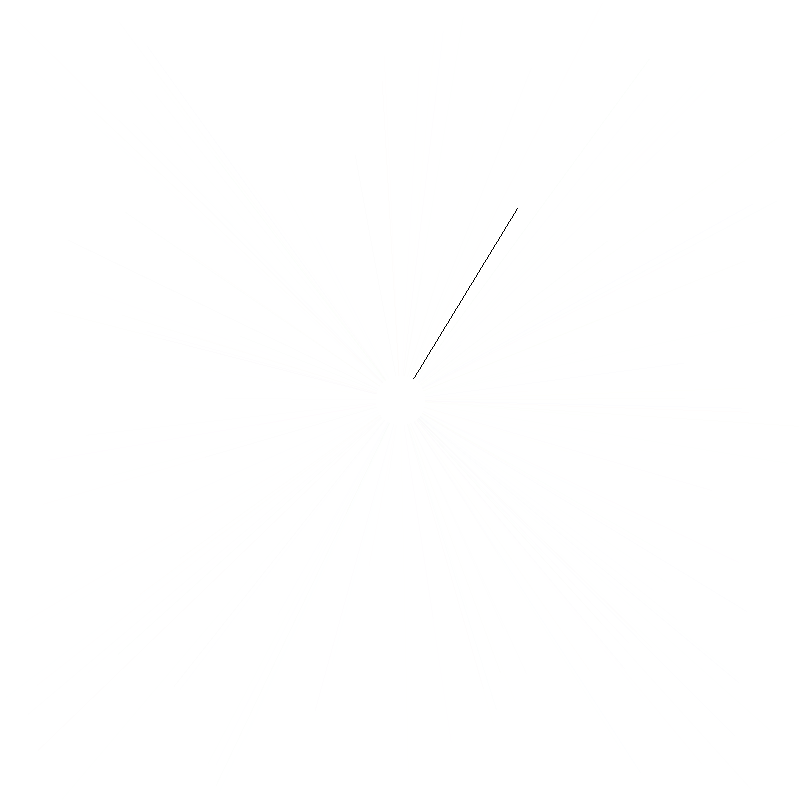
Frame 1 (no input)
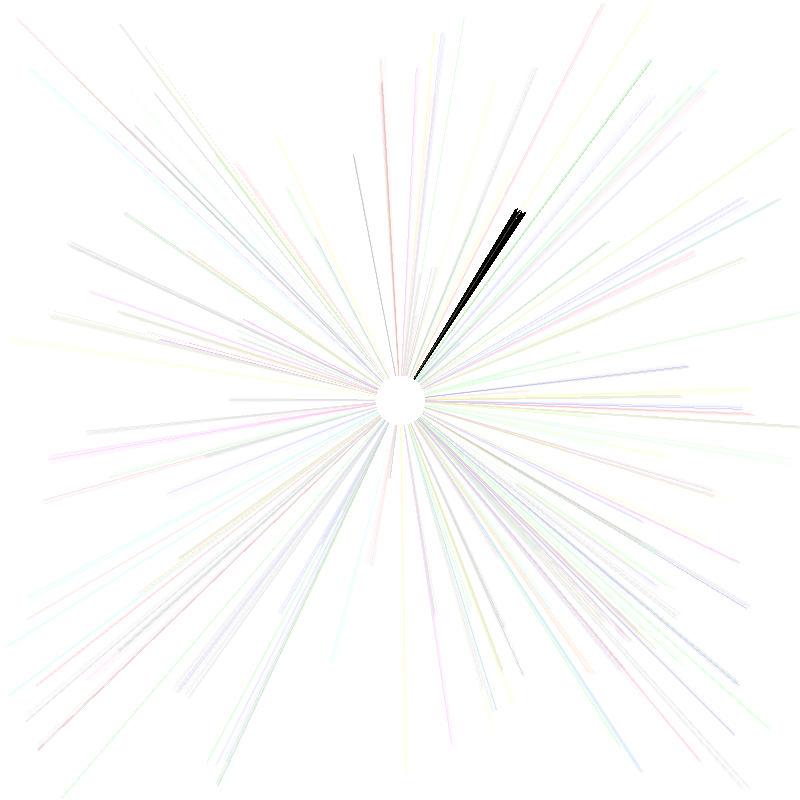
Frame 60 (the mouse pressed at the canvas centre just before this capture)
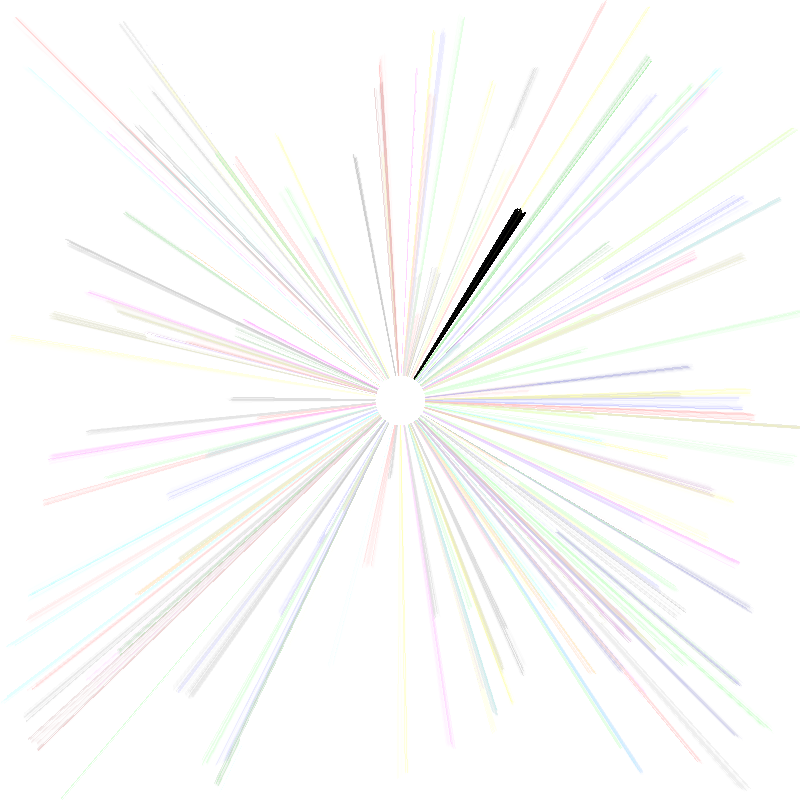
Frame 120 (the mouse held since frame 60 and released just before this capture)

The Processing sketch that drew these frames (run headless with seeded random() and noise(); from frame 60 on, the mouse is pressed at the canvas centre):

// Processing sketch: radialLines_251203c
// ── radialLines_251203c.pde
// Lines anchor at the center and wander over the canvas over time.

// might want to refactor a bit to constrain them to a radius
// by constraining the magnitude and adding a transform so the
// start is always at (0, 0);

Line[] lines;

void setup(){
  size(800, 800);
  noSmooth();
  
  lines = new Line[250];
  for(int i = 0; i < lines.length; i++){
    lines[i] = new Line(width/2, height/2, random(width), random(height));
  }
  
  lines[0].stroke = color(0);
  background(255);
}

void draw(){
  for(int i = 0; i < lines.length; i++){
    lines[i].display();
    lines[i].update();
  }
  
  noStroke();
  fill(255);
  circle(width/2, height/2, 50);
}

void mouseClicked(){
  save("output.png");
  println("saved sample as output.png");
}

// ── line.pde
class Line {
  PVector start;
  PVector end;
  
  float strokeWeight;
  color stroke;
  
  boolean wandering;
  boolean erasing;
  
  Line(float x1, float y1, float x2, float y2){
    start = new PVector(x1, y1);
    end = new PVector(x2, y2);
    
    stroke = color(random(180, 255), random(180, 255), random(180, 255), random(10));
    strokeWeight = 1;
    
    wandering = random(1) < 0.5;
  }
  
  // includes various behaviors like moving
  // and changing colors to white or back
  void update(){
    if(wandering){
      end.add(PVector.random2D());
    }
    
    if(random(1) < 0.1){
      wandering = !wandering;
    }
    
    if(random(1) < 0.001){
      erasing = !erasing;
    }
  }
  
  void display(){
    strokeWeight(strokeWeight);
    stroke(erasing?255:stroke); // ternary operator!
    line(start.x, start.y, end.x, end.y);
  }
}
